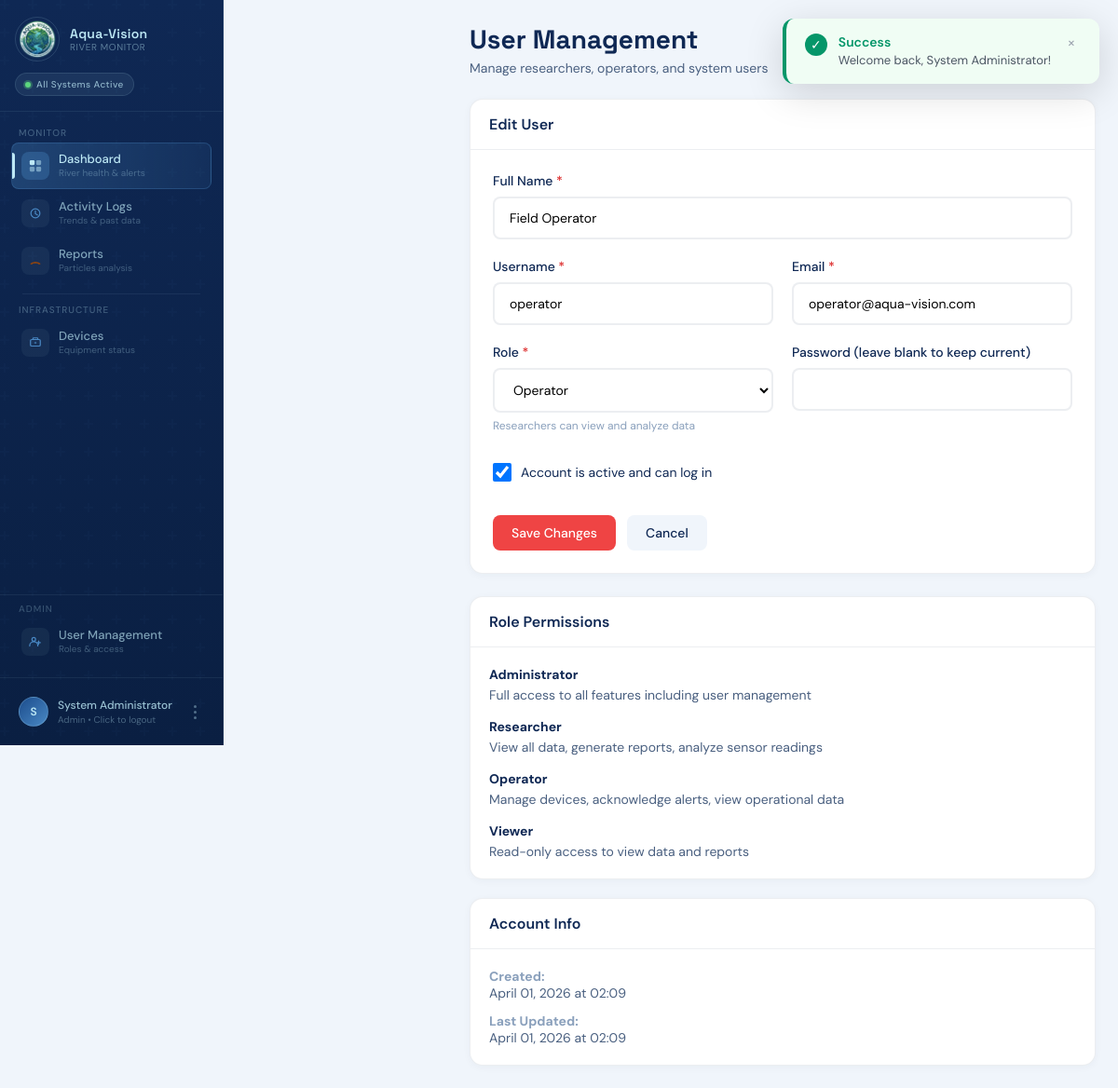
/apps/admin/users.php?action=edit&id=2 (signed in), run on the app's committed database.
### tables this page shows
CREATE TABLE IF NOT EXISTS users (
    user_id INT AUTO_INCREMENT PRIMARY KEY,
    username VARCHAR(50) UNIQUE NOT NULL,
    email VARCHAR(100) UNIQUE NOT NULL,
    password_hash VARCHAR(255) NOT NULL,
    full_name VARCHAR(100) NOT NULL,
    role ENUM('admin', 'operator', 'viewer', 'researcher') DEFAULT 'viewer',
    is_active BOOLEAN DEFAULT TRUE,
    created_at TIMESTAMP DEFAULT CURRENT_TIMESTAMP,
    updated_at TIMESTAMP DEFAULT CURRENT_TIMESTAMP ON UPDATE CURRENT_TIMESTAMP
);

### apps/admin/users.php (the view, shortened to what this page needs)
<?php
require_once __DIR__ . '/../../database/config.php';
$action = $_GET['action'] ?? 'list';
$id = isset($_GET['id']) ? (int)$_GET['id'] : 0;
$user = ($action === 'edit' && $id) ? getUserById($conn, $id) : null;
$users = getAllUsers($conn);
function getAllUsers($conn) {
    $sql = "SELECT user_id, username, email, full_name, role, is_active, created_at, updated_at
            FROM users
            ORDER BY created_at DESC";
    $result = $conn->query($sql);
    return $result ? $result->fetch_all(MYSQLI_ASSOC) : [];
}
function getUserById($conn, $id) {
    $stmt = $conn->prepare("SELECT user_id, username, email, full_name, role, is_active, created_at, updated_at
                          FROM users
                          WHERE user_id = ?");
    $stmt->bind_param("i", $id);
    $stmt->execute();
    return $stmt->get_result()->fetch_assoc();
}
$totalUsers = count($users);
$activeUsers = count(array_filter($users, fn($u) => $u['is_active']));
$inactiveUsers = $totalUsers - $activeUsers;
$researcherCount = count(array_filter($users, fn($u) => $u['role'] === 'researcher'));
?>
<!DOCTYPE html>
<html lang="en">
<head>
</head>
<body>
    <?php include __DIR__ . '/../../assets/navigation.php'; ?>
    <?php include __DIR__ . '/../../assets/toast.php'; ?>
    <div class="main-content">
        <div class="page-header">
            <div>
                <h1 class="page-title">User Management</h1>
                <p class="page-subtitle">Manage researchers, operators, and system users</p>
            </div>
        </div>
        <?php if ($action === 'list'): ?>
            <div class="stats-grid">
                <div class="stat-card">
                    <div class="stat-label">Total Users</div>
                    <div class="stat-value"><?= $totalUsers ?></div>
                    <div class="stat-change">All system accounts</div>
                </div>
                <div class="stat-card">
                    <div class="stat-label">Active Users</div>
                    <div class="stat-value" style="color: var(--good);"><?= $activeUsers ?></div>
                    <div class="stat-change">Currently active</div>
                </div>
                <div class="stat-card">
                    <div class="stat-label">Researchers</div>
                    <div class="stat-value" style="color: var(--c3);"><?= $researcherCount ?></div>
                    <div class="stat-change">Research personnel</div>
                </div>
                <div class="stat-card">
                    <div class="stat-label">Inactive</div>
                    <div class="stat-value" style="color: var(--crit);"><?= $inactiveUsers ?></div>
                    <div class="stat-change">Deactivated accounts</div>
                </div>
            </div>
            <div class="card">
                <div class="card-header">
                    <h2 class="card-title">All Users</h2>
                </div>
                <?php if (empty($users)): ?>
                    <div class="empty-state">
                        <div class="empty-state-icon">👥</div>
                        <div class="empty-state-title">No users found</div>
                        <div class="empty-state-text">Get started by adding your first user.</div>
                    </div>
                <?php else: ?>
                    <table class="data-table">
                        <thead>
                            <tr>
                                <th>User</th>
                                <th>Role</th>
                                <th>Status</th>
                                <th>Created</th>
                                <th>Actions</th>
                            </tr>
                        </thead>
                        <tbody>
                            <?php foreach ($users as $u): ?>
                                <tr>
                                    <td>
                                        <div class="user-info">
                                            <div class="user-avatar">
                                                <?= strtoupper(substr($u['full_name'], 0, 1)) ?>
                                            </div>
                                            <div class="user-details">
                                                <span class="user-name"><?= htmlspecialchars($u['full_name']) ?></span>
                                                <span class="user-email"><?= htmlspecialchars($u['email']) ?></span>
                                            </div>
                                        </div>
                                    </td>
                                    <td>
                                        <span class="role-badge" style="background: <?= getRoleBadgeColor($u['role']) ?>">
                                            <?= ucfirst($u['role']) ?>
                                        </span>
                                    </td>
                                    <td>
                                        <?php if ($u['is_active']): ?>
                                            <span class="badge badge-success">● Active</span>
                                        <?php else: ?>
                                            <span class="badge badge-danger">● Inactive</span>
                                        <?php endif; ?>
                                    </td>
                                    <td><?= date('M d, Y', strtotime($u['created_at'])) ?></td>
                                    <td>
                                        <div class="actions">
                                            <a href="?action=edit&id=<?= $u['user_id'] ?>" class="icon-btn edit" title="Edit">✏️</a>
                                            <form method="POST" style="display: inline;" onsubmit="return confirm('Are you sure you want to delete this user?');">
                                                <input type="hidden" name="form_action" value="delete">
                                                <input type="hidden" name="user_id" value="<?= $u['user_id'] ?>">
                                                <button type="submit" class="icon-btn delete" title="Delete">🗑️</button>
                                            </form>
                                        </div>
                                    </td>
                                </tr>
                            <?php endforeach; ?>
                        </tbody>
                    </table>
                <?php endif; ?>
            </div>
        <?php elseif ($action === 'add' || $action === 'edit'): ?>
            <div class="content-grid">
                <div class="card">
                    <div class="card-header">
                        <h2 class="card-title"><?= $action === 'add' ? 'Add New User' : 'Edit User' ?></h2>
                    </div>
                    <div style="padding: 24px;">
                        <form method="POST" action="">
                            <div class="form-group">
                                <label class="form-label">Full Name <span class="required">*</span></label>
                                <input type="text" name="full_name" class="form-input"
                                       value="<?= htmlspecialchars($user['full_name'] ?? '') ?>" required>
                            </div>
                            <div style="display: grid; grid-template-columns: 1fr 1fr; gap: 20px;">
                                <div class="form-group">
                                    <label class="form-label">Username <span class="required">*</span></label>
                                    <input type="text" name="username" class="form-input"
                                           value="<?= htmlspecialchars($user['username'] ?? '') ?>" required>
                                </div>
                                <div class="form-group">
                                    <label class="form-label">Email <span class="required">*</span></label>
                                    <input type="email" name="email" class="form-input"
                                           value="<?= htmlspecialchars($user['email'] ?? '') ?>" required>
                                </div>
                            </div>
                            <div style="display: grid; grid-template-columns: 1fr 1fr; gap: 20px;">
                                <div class="form-group">
                                    <label class="form-label">Role <span class="required">*</span></label>
                                    <select name="role" class="form-select" required>
                                        <option value="operator" <?= ($user['role'] ?? '') === 'operator' ? 'selected' : '' ?>>Operator</option>
                                    </select>
                                    <p class="form-hint">Researchers can view and analyze data</p>
                                </div>
                                <div class="form-group">
                                    <label class="form-label">
                                        Password <?= $action === 'add' ? '<span class="required">*</span>' : '(leave blank to keep current)' ?>
                                    </label>
                                    <input type="password" name="password" class="form-input"
                                           <?= $action === 'add' ? 'required' : '' ?>>
                                </div>
                            </div>
                            <div class="checkbox-wrapper">
                                <input type="checkbox" id="is_active" name="is_active" value="1"
                                       <?= ($user['is_active'] ?? 1) ? 'checked' : '' ?>>
                                <label for="is_active">Account is active and can log in</label>
                            </div>
                            <div style="display: flex; gap: 12px; margin-top: 24px;">
                                <button type="submit" class="btn btn-primary">
                                    <?= $action === 'add' ? 'Create User' : 'Save Changes' ?>
                                </button>
                                <a href="?action=list" class="btn" style="background: var(--bg); color: var(--text);">Cancel</a>
                            </div>
                        </form>
                    </div>
                </div>
                <div>
                    <div class="card" style="margin-bottom: 20px;">
                        <div class="card-header">
                            <h3 class="card-title">Role Permissions</h3>
                        </div>
                        <div style="padding: 20px; font-size: 14px; color: var(--text2);">
                            <div style="margin-bottom: 16px;">
                                <strong style="color: var(--c1); display: block; margin-bottom: 4px;">Administrator</strong>
                                Full access to all features including user management
                            </div>
                            <div style="margin-bottom: 16px;">
                                <strong style="color: var(--c1); display: block; margin-bottom: 4px;">Researcher</strong>
                                View all data, generate reports, analyze sensor readings
                            </div>
                            <div style="margin-bottom: 16px;">
                                <strong style="color: var(--c1); display: block; margin-bottom: 4px;">Operator</strong>
                                Manage devices, acknowledge alerts, view operational data
                            </div>
                            <div>
                                <strong style="color: var(--c1); display: block; margin-bottom: 4px;">Viewer</strong>
                                Read-only access to view data and reports
                            </div>
                        </div>
                    </div>
                    <?php if ($action === 'edit' && $user): ?>
                        <div class="card">
                            <div class="card-header">
                                <h3 class="card-title">Account Info</h3>
                            </div>
                            <div style="padding: 20px; font-size: 14px; color: var(--text2);">
                                <div style="margin-bottom: 12px;">
                                    <strong style="color: var(--text3);">Created:</strong><br>
                                    <?= date('F d, Y \a\t H:i', strtotime($user['created_at'])) ?>
                                </div>
                                <div>
                                    <strong style="color: var(--text3);">Last Updated:</strong><br>
                                    <?= date('F d, Y \a\t H:i', strtotime($user['updated_at'])) ?>
                                </div>
                            </div>
                        </div>
                    <?php endif; ?>
                </div>
            </div>
        <?php endif; ?>
    </div>
</body>
</html>

### apps/admin/users.php (style rules this page uses)
*, *::before, *::after { box-sizing: border-box; margin: 0; padding: 0; }
:root { --c1: #0F2854; --c2: #1C4D8D; --c3: #4988C4; --c4: #BDE8F5; --bg: #f0f5fb; --surface: #fff; --border: rgba(15,40,84,.08); --text: #0F2854; --text2: #4a6080; --text3: #8aa0bc; --good: #16a34a; --good-bg: #dcfce7; --warn: #d97706; --warn-bg: #fef3c7; --crit: #dc2626; --crit-bg: #fee2e2; --radius: 14px; --radius-sm: 8px; --sidebar-w: 240px; }
body { font-family: 'DM Sans', sans-serif; background: var(--bg); min-height: 100vh; }
.main-content { margin-left: var(--sidebar-w); padding: 24px; }
.page-header { display: flex; justify-content: space-between; align-items: center; margin-bottom: 24px; }
.page-title { font-family: 'Space Grotesk', sans-serif; font-size: 28px; font-weight: 700; color: var(--c1); }
.page-subtitle { font-size: 14px; color: var(--text2); margin-top: 4px; }
.content-grid { display: grid; grid-template-columns: 1fr 350px; gap: 24px; }
.card { background: var(--surface); border-radius: var(--radius); border: 1px solid var(--border); overflow: hidden; box-shadow: 0 2px 8px rgba(15,40,84,0.04); }
.card-header { padding: 16px 20px; border-bottom: 1px solid var(--border); display: flex; justify-content: space-between; align-items: center; }
.card-title { font-size: 16px; font-weight: 600; color: var(--c1); }
.btn { display: inline-flex; align-items: center; gap: 8px; padding: 10px 20px; border-radius: var(--radius-sm); font-size: 14px; font-weight: 500; cursor: pointer; border: none; text-decoration: none; transition: all 0.2s; }
.btn-primary { background: var(--c2); color: white; }
.form-group { margin-bottom: 20px; }
.form-label { display: block; font-size: 14px; font-weight: 500; color: var(--text); margin-bottom: 8px; }
.form-label .required { color: var(--crit); }
.form-input, .form-select { width: 100%; padding: 12px 16px; border: 2px solid var(--border); border-radius: var(--radius-sm); font-size: 14px; font-family: inherit; background: var(--surface); }
.form-hint { font-size: 12px; color: var(--text3); margin-top: 6px; }
.checkbox-wrapper { display: flex; align-items: center; gap: 10px; padding: 12px 0; }
.checkbox-wrapper input[type="checkbox"] { width: 20px; height: 20px; cursor: pointer; }
.checkbox-wrapper label { font-size: 14px; color: var(--text); cursor: pointer; }
@media (max-width: 1200px) { .content-grid { grid-template-columns: 1fr; } }

### assets/navigation.php (style rules this page uses)
:root { --c1: #0F2854; --c2: #1C4D8D; --c3: #4988C4; --c4: #BDE8F5; --c4-soft: rgba(189,232,245,0.13); --c4-hover: rgba(189,232,245,0.20); --sidebar-w: 240px; --radius: 14px; --radius-sm: 8px; --transition: 0.22s cubic-bezier(0.4, 0, 0.2, 1); }
body { margin-left: var(--sidebar-w); }
.btn { padding: 10px 20px; border-radius: 8px; font-size: 14px; font-weight: 500; cursor: pointer; border: none; font-family: 'DM Sans', sans-serif; transition: all 0.2s; text-decoration: none; display: inline-flex; align-items: center; justify-content: center; }
.btn-primary { background: #ef4444; color: white; }

### data on the page
users: full_name "Field Operator", username "operator", email "operator@aqua-vision.com", role "Operator", is_active "☑", created_at "April 01, 2026 at 02:09", updated_at "April 01, 2026 at 02:09"

### other printed values
substr($_SESSION['user_name'] ?? 'U', 0, 1) "S"
$_SESSION['user_name'] "System Administrator"
$_SESSION['user_role'] "Admin"
